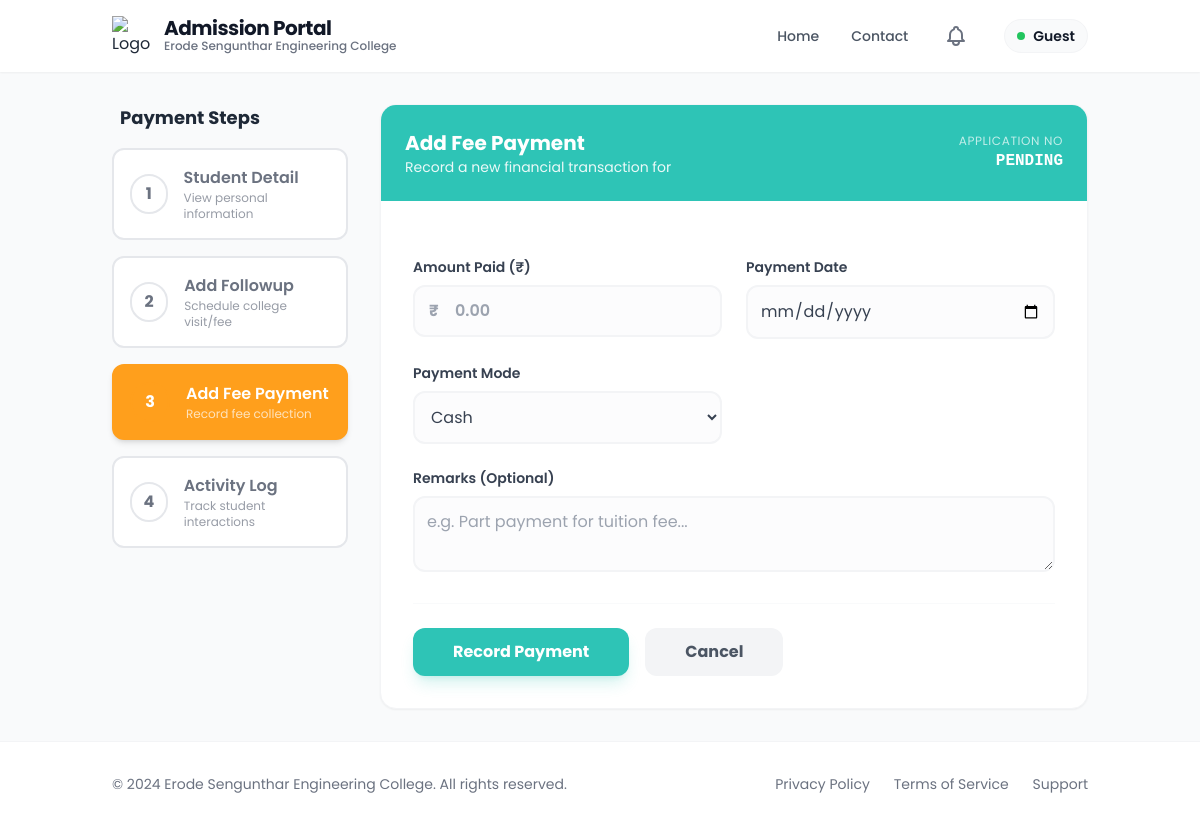
The page /fees/add/4/ on the database as committed earlier.
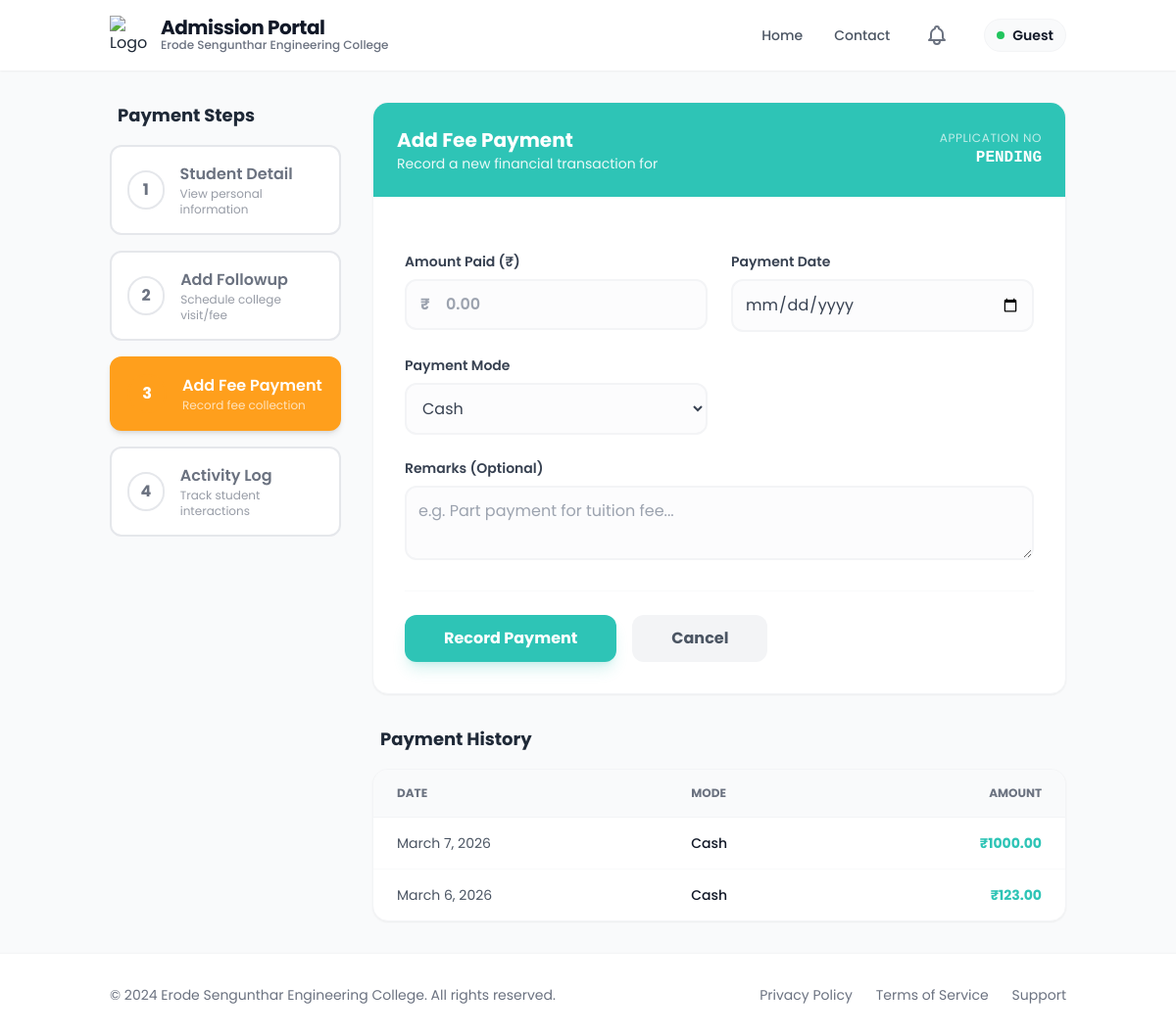
The same page on the database as committed later.
### admission_form/models.py (models this page shows, shortened)
class FeePayment(models.Model):
    student = models.ForeignKey(
        Admission,
        on_delete=models.CASCADE,
        related_name='fee_payments'
    )
    amount = models.DecimalField(max_digits=10, decimal_places=2)
    payment_date = models.DateField()
    payment_mode = models.CharField(max_length=50)
    transaction_id = models.CharField(max_length=100, blank=True, null=True)
    remarks = models.TextField(blank=True, null=True)
    created_at = models.DateTimeField(auto_now_add=True)
    class Meta:
        app_label = 'admission_form'

### admission_form/followup.py (the view, shortened to what this page needs)
# urls.py: path('fees/add/<int:pk>/', followup.add_fee_payment, name='add_fee_payment'),
def add_fee_payment(request, pk):
    student = get_object_or_404(Admission, pk=pk)
    if not student.had_paid:
        student.had_paid = True
        student.save()
    return render(request, 'followup/add_fee_payment.html', {
        'student': student,
        'admission': student,
        'active_step': 'add_fee'
    })

### admission_form/models.py (called while the page is built)
    def save(self, *args, **kwargs):
        if self.admission_status == 'admitted':
            self.department_preferences = None
        super().save(*args, **kwargs)

### templates/followup/add_fee_payment.html (shortened to what the changed rows need)
{% extends 'followup/new_base.html' %}
{% block content %}
<div class="flex flex-col lg:flex-row gap-8">
    <div class="lg:w-3/4">
        <div class="bg-white rounded-2xl shadow-sm border border-gray-100 overflow-hidden">
            <div class="p-6 bg-dark text-white">
                <div class="flex justify-between items-center">
                    <div>
                        <h2 class="text-xl font-bold">Add Fee Payment</h2>
                    </div>
                </div>
            </div>
        </div>
        {% if student.fee_payments.all %}
        <div class="mt-8">
            <h3 class="text-lg font-bold text-gray-800 mb-4 px-2">Payment History</h3>
            <div class="bg-white rounded-2xl shadow-sm border border-gray-100 overflow-hidden">
                <table class="w-full text-left">
                    <thead class="bg-gray-50 border-b border-gray-100">
                        <tr>
                            <th class="px-6 py-4 text-xs font-bold text-gray-500 uppercase">Date</th>
                            <th class="px-6 py-4 text-xs font-bold text-gray-500 uppercase">Mode</th>
                            <th class="px-6 py-4 text-xs font-bold text-gray-500 uppercase text-right">Amount</th>
                        </tr>
                    </thead>
                    <tbody class="divide-y divide-gray-50">
                        {% for payment in student.fee_payments.all %}
                        <tr class="hover:bg-gray-50/50 transition-colors">
                            <td class="px-6 py-4 text-sm text-gray-600">{{ payment.payment_date }}</td>
                            <td class="px-6 py-4 text-sm font-medium text-gray-900">{{ payment.payment_mode }}</td>
                            <td class="px-6 py-4 text-sm font-bold text-dark text-right">₹{{ payment.amount }}</td>
                        </tr>
                        {% endfor %}
                    </tbody>
                </table>
            </div>
        </div>
        {% endif %}
    </div>
</div>
{% endblock %}

Rows that differ between the two databases and show on the page:
added FeePayment: payment_date "March 7, 2026", payment_mode "Cash", amount "1000.00"
added FeePayment: payment_date "March 6, 2026", payment_mode "Cash", amount "123.00"
Other text that changed with them:
text now shown: "Payment History DATE MODE AMOUNT"
